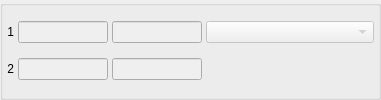
    <widget class="QGroupBox" name="grbWeekPlan5">
     <property name="title">
      <string/>
     </property>
     <layout class="QGridLayout" name="gridLayout_7">
      <property name="margin">
       <number>4</number>
      </property>
      <property name="spacing">
       <number>4</number>
      </property>
      <item row="0" column="0">
       <widget class="QLabel" name="label_11">
        <property name="text">
         <string>1</string>
        </property>
        <property name="alignment">
         <set>Qt::AlignRight|Qt::AlignTrailing|Qt::AlignVCenter</set>
        </property>
       </widget>
      </item>
      <item row="0" column="1">
       <widget class="CTimeRangeEdit" name="edtAmbTimeRange7">
        <property name="enabled">
         <bool>false</bool>
        </property>
        <property name="sizePolicy">
         <sizepolicy hsizetype="Minimum" vsizetype="Fixed">
          <horstretch>0</horstretch>
          <verstretch>0</verstretch>
         </sizepolicy>
        </property>
        <property name="maximumSize">
         <size>
          <width>90</width>
          <height>16777215</height>
         </size>
        </property>
        <property name="maxLength">
         <number>13</number>
        </property>
       </widget>
      </item>
      <item row="0" column="2">
       <widget class="CTimeRangeEdit" name="edtHomeTimeRange7">
        <property name="enabled">
         <bool>false</bool>
        </property>
        <property name="sizePolicy">
         <sizepolicy hsizetype="Minimum" vsizetype="Fixed">
          <horstretch>0</horstretch>
          <verstretch>0</verstretch>
         </sizepolicy>
        </property>
        <property name="maximumSize">
         <size>
          <width>90</width>
          <height>16777215</height>
         </size>
        </property>
        <property name="maxLength">
         <number>13</number>
        </property>
       </widget>
      </item>
      <item row="0" column="3">
       <widget class="CRBComboBox" name="cmbReasonOfAbsence7">
        <property name="enabled">
         <bool>false</bool>
        </property>
        <property name="sizePolicy">
         <sizepolicy hsizetype="Expanding" vsizetype="Fixed">
          <horstretch>0</horstretch>
          <verstretch>0</verstretch>
         </sizepolicy>
        </property>
       </widget>
      </item>
      <item row="1" column="0">
       <widget class="QLabel" name="label_12">
        <property name="text">
         <string>2</string>
        </property>
        <property name="alignment">
         <set>Qt::AlignRight|Qt::AlignTrailing|Qt::AlignVCenter</set>
        </property>
       </widget>
      </item>
      <item row="1" column="1">
       <widget class="CTimeRangeEdit" name="edtAmbTimeRange72">
        <property name="enabled">
         <bool>false</bool>
        </property>
        <property name="sizePolicy">
         <sizepolicy hsizetype="Minimum" vsizetype="Fixed">
          <horstretch>0</horstretch>
          <verstretch>0</verstretch>
         </sizepolicy>
        </property>
        <property name="maximumSize">
         <size>
          <width>90</width>
          <height>16777215</height>
         </size>
        </property>
        <property name="maxLength">
         <number>13</number>
        </property>
       </widget>
      </item>
      <item row="1" column="2">
       <widget class="CTimeRangeEdit" name="edtHomeTimeRange72">
        <property name="enabled">
         <bool>false</bool>
        </property>
        <property name="sizePolicy">
         <sizepolicy hsizetype="Minimum" vsizetype="Fixed">
          <horstretch>0</horstretch>
          <verstretch>0</verstretch>
         </sizepolicy>
        </property>
        <property name="maximumSize">
         <size>
          <width>90</width>
          <height>16777215</height>
         </size>
        </property>
        <property name="maxLength">
         <number>13</number>
        </property>
       </widget>
      </item>
      <item row="1" column="3">
       <spacer name="horizontalSpacer_8">
        <property name="orientation">
         <enum>Qt::Horizontal</enum>
        </property>
        <property name="sizeHint" stdset="0">
         <size>
          <width>168</width>
          <height>20</height>
         </size>
        </property>
       </spacer>
      </item>
     </layout>
    </widget>
